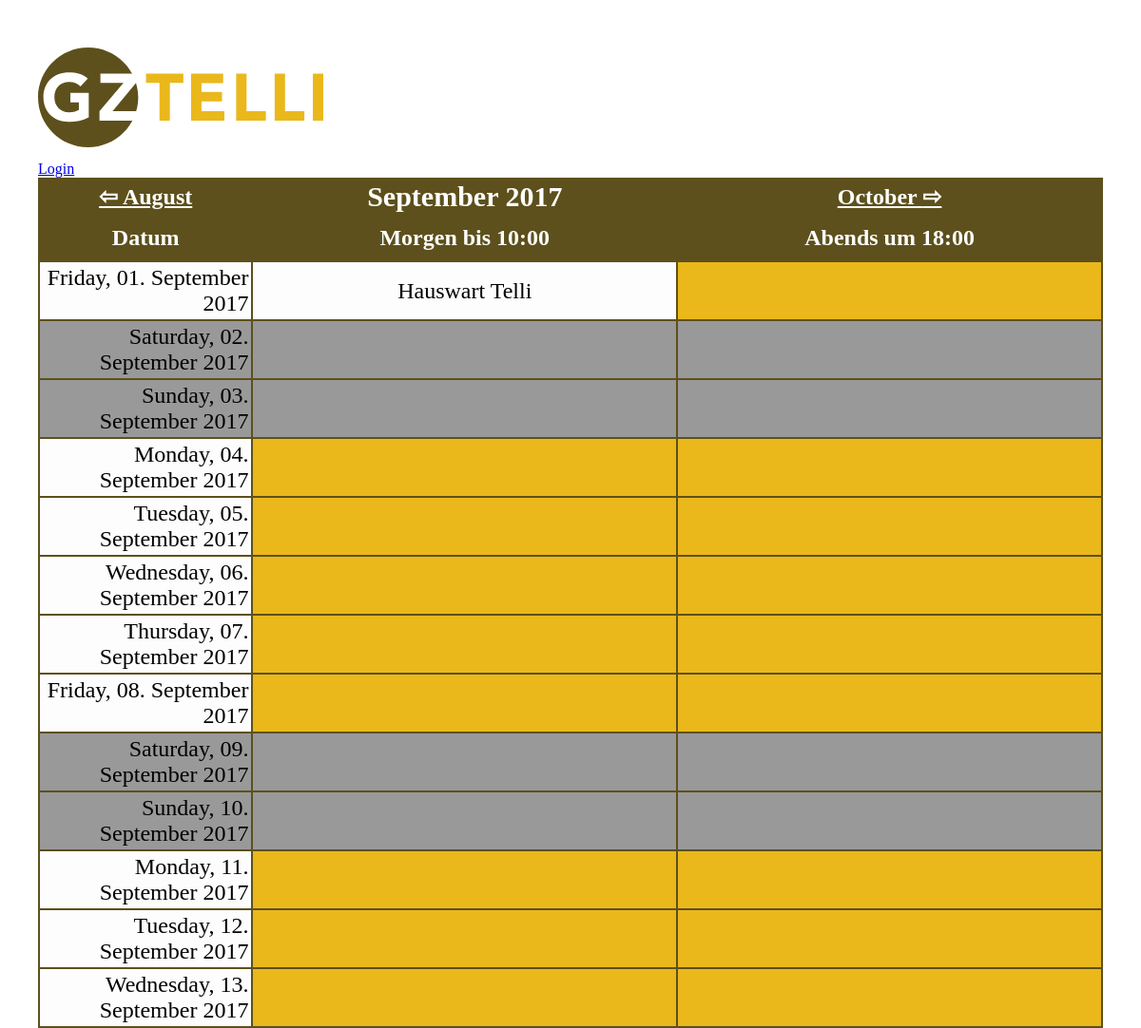
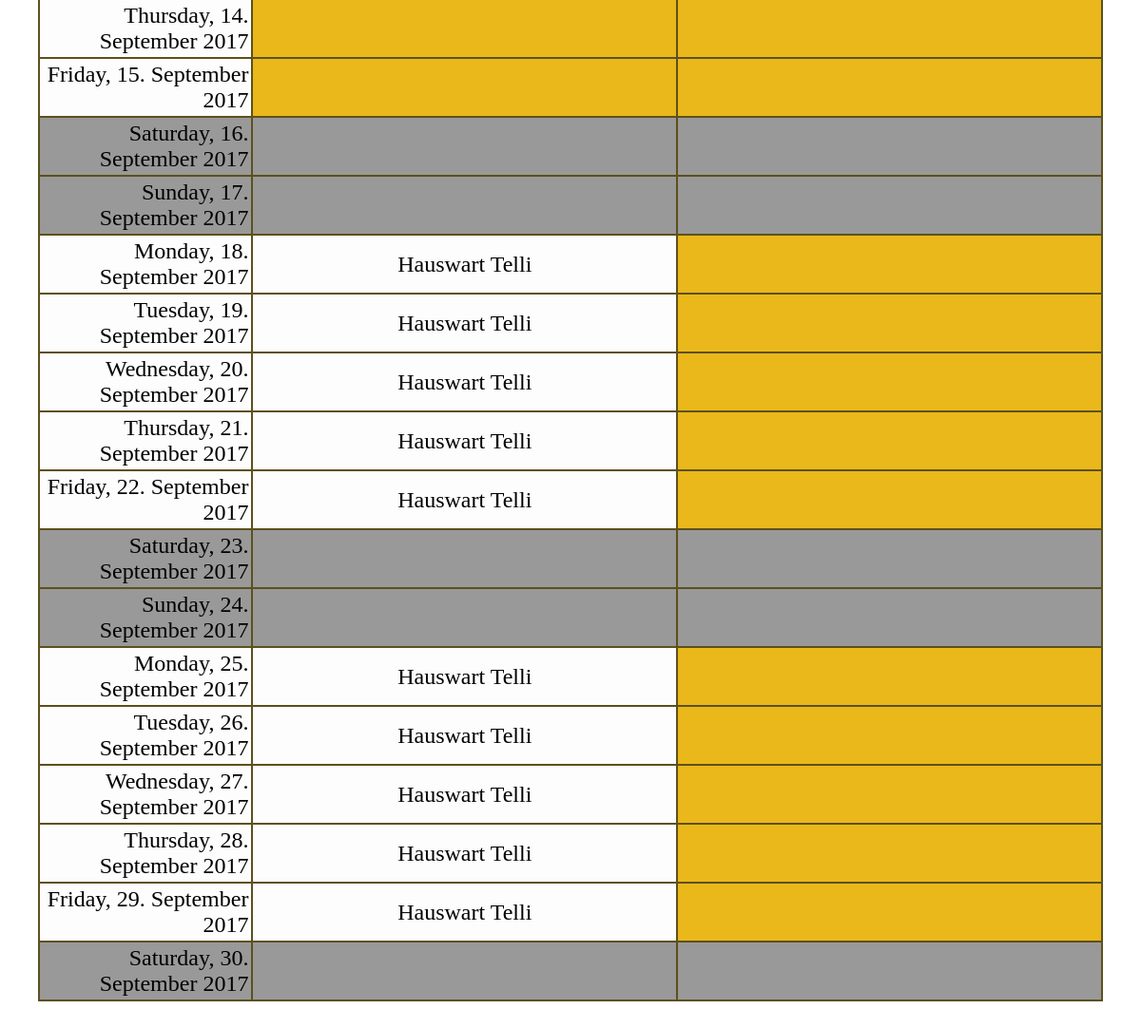
Page /index.php?monat=9&jahr=2017 on the committed database (2 pictures, top to bottom).
### tables this page shows
CREATE TABLE IF NOT EXISTS `basketball` (
  `id` SMALLINT NOT NULL AUTO_INCREMENT,
  `datum` DATE NOT NULL UNIQUE,
  `morgen` text NOT NULL,
  `abends` text NOT NULL,
  PRIMARY KEY (id)
);

### dbcontroller.php (called while the page is built, shortened)
<?php
class DBController {
	private $host = "localhost";
	private $user = "marcland_telli";
	private $password = "qayxswedc$";
	private $database = "marcland_telli";
	private $db;
	function __construct() {
		$this->db = $this->connectDB();
	}
	function connectDB() {
		$db = new PDO('mysql:host='.$this->host.';dbname='.$this->database.';charset=utf8mb4',$this->user, $this->password);
		$db->setAttribute(PDO::ATTR_ERRMODE, PDO::ERRMODE_EXCEPTION);
		$db->setAttribute(PDO::ATTR_EMULATE_PREPARES, false);
		return $db;
	}
	function runQuery($query) {
		$pdoStatement = $this->db->query($query);
		$resultset = $pdoStatement->fetchAll();
		if(!empty($resultset))
		return $resultset;
	}
}
?>

### index.php (the view, shortened to what this page needs)
<?php
require_once("dbcontroller.php");
$db_handle = new DBController();
$sql = "SELECT * from basketball";
$faq = $db_handle->runQuery($sql);
if(isset($_GET["monat"]))
$monat = $_GET["monat"];
else $monat=date(m);
if(isset($_GET["jahr"]))
$jahr = $_GET["jahr"];
else $jahr=date(Y);
?>
<!doctype html>
<html>
    <head>
          <link rel="stylesheet" type="text/css" href="./style.css" target="_blank">
    </head>
    <body>
<div style="margin-top: 10px; margin-bottom: 10px;> <a title="Home" href="https://gztelli.ch"><img src="./gztelli.svg" alt="GZ Telli" width=300> </a> </div>
<?php
if(!isset($_SESSION['user']))
       {
          echo "<a href='login.php'> Login</a> ";
       }
else
{
          echo '<a href=\'logout.php\'> Logout</a> <a href="./index.php">[Heute]</a> <a href="./log.php">[Änderungsprotokoll]</a>';
}
?>
	   <table class="tbl-qa">
		  <thead>
                          <tr> <th><a style="color:white" href="index.php<?php if ($monat==1) echo "?monat=12&jahr=".($jahr-1).'"';
                                                           else echo "?monat=".($monat-1)."&jahr=".$jahr.'"'; ?>>
                                   ⇦ <?php $dateObj   = DateTime::createFromFormat('!m', $monat-1); echo $dateObj->format('F'); ?></a></th>
                               <th style="font-size: 30px; color: white;"><?php $dateObj   = DateTime::createFromFormat('!m', $monat); echo $dateObj->format('F'); echo " $jahr" ?></th>
                               <th><a style="color:white" href="index.php<?php if ($monat>11) echo "?monat=1&jahr=".($jahr+1).'"';
                                                           else echo "?monat=".($monat+1)."&jahr=".$jahr.'"'; ?>>
                                     <?php $dateObj   = DateTime::createFromFormat('!m', $monat+1); echo $dateObj->format('F'); ?> ⇨</a></th>
                          </tr>
			  <tr>
				<th class="table-header" style="color: white;" width="20%">Datum</th>
				<th class="table-header" style="color: white;" width="40%">Morgen bis 10:00</th>
				<th class="table-header" style="color: white;" width="40%">Abends um 18:00</th>
			  </tr>
		  </thead>
		  <tbody>
		<?php
		  foreach($faq as $k=>$v)
                  {
                    $frei=false;
                    if ($faq[$k]["datum"]>sprintf("%04d-%02d-%02d", $jahr, $monat, "0"))
                    {
                      if ($faq[$k]["datum"]<sprintf("%04d-%02d-%02d", $jahr, $monat, "32"))
                      {
		?>
			  <tr class="table-row">
                                   <?php
                                         if (strftime("%A", strtotime($faq[$k]["datum"]))==strftime("%A", strtotime("2017-08-26"))) $frei=true;
                                         if (strftime("%A", strtotime($faq[$k]["datum"]))==strftime("%A", strtotime("2017-08-27"))) $frei=true; ?>
				<td class="date"  <?php if($frei) echo "style=\"background-color:#999;\"";  ?>
                                  <?php if ($faq[$k]["datum"]==date("Y-m-d")) echo "style=\"background-color:#0FF;\"";  ?> >
                                    <?php echo strftime("%A, %d. %B %Y", strtotime($faq[$k]["datum"])); ?>
                                </td>
<?php
 if (isset($_SESSION['user']))
                    {
 ?>
				<td contenteditable="true"
                                  <?php if ((!$frei)&&($faq[$k]["morgen"] == "")) echo "style=\"background-color:#eab81b;\""?>
                                  <?php if ($frei) echo "style=\"background-color:#999;\"";  ?>
                                  <?php if ($faq[$k]["datum"]==date("Y-m-d")) echo "style=\"background-color:#0FF;\""?>
                                  onBlur="saveToDatabase(this,'morgen','<?php echo $faq[$k]["id"]; ?>')"
                                  onClick="showEdit(this);">
                                    <?php if (!$frei) echo $faq[$k]["morgen"]; ?>
                                </td>
				<td contenteditable="true"
                                  <?php if ((!$frei)&&($faq[$k]["abends"] == "")) echo "style=\"background-color:#eab81b;\""?>
                                  <?php if ($frei) echo "style=\"background-color:#999;\"";  ?>
                                  <?php if ($faq[$k]["datum"]==date("Y-m-d")) echo "style=\"background-color:#0FF;\""?>
                                  onBlur="saveToDatabase(this,'abends','<?php echo $faq[$k]["id"]; ?>')" onClick="showEdit(this);">
                                    <?php if (!$frei) echo $faq[$k]["abends"]; ?>
                                </td>
			  </tr>
 <?php
                     }
 else
                     {
   ?>
				<td
                                  <?php if ((!$frei)&&($faq[$k]["morgen"] == "")) echo "style=\"background-color:#eab81b;\""?>
                                  <?php if ($frei) echo "style=\"background-color:#999;\"";  ?>
                                  <?php if ($faq[$k]["datum"]==date("Y-m-d")) echo "style=\"background-color:#0FF;\""?> >
                                    <?php if (!$frei) echo $faq[$k]["morgen"]; ?>
                                </td>
				<td
                                  <?php if ((!$frei)&&($faq[$k]["abends"] == "")) echo "style=\"background-color:#eab81b;\""?>
                                  <?php if ($frei) echo "style=\"background-color:#999;\"";  ?>
                                  <?php if ($faq[$k]["datum"]==date("Y-m-d")) echo "style=\"background-color:#0FF;\""?> >
                                </td>
			  </tr>
 <?php
		      }
                    }
                 }
              }
   ?>
		  </tbody>
		</table>
    </body>
</html>

### style.css (style rules this page uses)
body { padding: 40px; margin: auto; }
.tbl-qa { width: 100%; font-size:1.5em; color: black; background-color: #5d501c; text-align:center; }
.tbl-qa th.table-header { padding: 5px; text-align: left; padding:10px; text-align:center; }
.tbl-qa .table-row td { padding:3px; background-color: #FDFDFD; }
.date { text-align:right; }

### rows in the picture
basketball: datum "Friday, 01. September 2017", morgen "Hauswart Telli"
basketball: datum "Saturday, 02. September 2017"
basketball: datum "Sunday, 03. September 2017"
basketball: datum "Monday, 04. September 2017"
basketball: datum "Tuesday, 05. September 2017"
basketball: datum "Wednesday, 06. September 2017"
basketball: datum "Thursday, 07. September 2017"
basketball: datum "Friday, 08. September 2017"
basketball: datum "Saturday, 09. September 2017"
basketball: datum "Sunday, 10. September 2017"
basketball: datum "Monday, 11. September 2017"
basketball: datum "Tuesday, 12. September 2017"
basketball: datum "Wednesday, 13. September 2017"
basketball: datum "Thursday, 14. September 2017"
basketball: datum "Friday, 15. September 2017"
basketball: datum "Saturday, 16. September 2017"
basketball: datum "Sunday, 17. September 2017"
basketball: datum "Monday, 18. September 2017", morgen "Hauswart Telli"
basketball: datum "Tuesday, 19. September 2017", morgen "Hauswart Telli"
basketball: datum "Wednesday, 20. September 2017", morgen "Hauswart Telli"
basketball: datum "Thursday, 21. September 2017", morgen "Hauswart Telli"
basketball: datum "Friday, 22. September 2017", morgen "Hauswart Telli"
basketball: datum "Saturday, 23. September 2017"
basketball: datum "Sunday, 24. September 2017"
basketball: datum "Monday, 25. September 2017", morgen "Hauswart Telli"
basketball: datum "Tuesday, 26. September 2017", morgen "Hauswart Telli"
basketball: datum "Wednesday, 27. September 2017", morgen "Hauswart Telli"
basketball: datum "Thursday, 28. September 2017", morgen "Hauswart Telli"
basketball: datum "Friday, 29. September 2017", morgen "Hauswart Telli"
basketball: datum "Saturday, 30. September 2017"

### other values in the picture
$dateObj->format('F') "August"
$dateObj->format('F') "September"
$jahr "2017"
$dateObj->format('F') "October"
